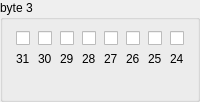
        <widget class="QGroupBox" name="grpByte3">
         <property name="title">
          <string>byte 3</string>
         </property>
         <layout class="QGridLayout" name="gridLayout_28">
          <item row="0" column="2">
           <layout class="QGridLayout" name="gridLayout_31">
            <item row="0" column="0">
             <widget class="QCheckBox" name="chkByte3_29">
              <property name="sizePolicy">
               <sizepolicy hsizetype="Fixed" vsizetype="Fixed">
                <horstretch>0</horstretch>
                <verstretch>0</verstretch>
               </sizepolicy>
              </property>
              <property name="text">
               <string/>
              </property>
             </widget>
            </item>
            <item row="1" column="0">
             <widget class="QLabel" name="label_28">
              <property name="sizePolicy">
               <sizepolicy hsizetype="Fixed" vsizetype="Fixed">
                <horstretch>0</horstretch>
                <verstretch>0</verstretch>
               </sizepolicy>
              </property>
              <property name="text">
               <string>29</string>
              </property>
             </widget>
            </item>
           </layout>
          </item>
          <item row="0" column="3">
           <layout class="QGridLayout" name="gridLayout_32">
            <item row="0" column="0">
             <widget class="QCheckBox" name="chkByte3_28">
              <property name="sizePolicy">
               <sizepolicy hsizetype="Fixed" vsizetype="Fixed">
                <horstretch>0</horstretch>
                <verstretch>0</verstretch>
               </sizepolicy>
              </property>
              <property name="text">
               <string/>
              </property>
             </widget>
            </item>
            <item row="1" column="0">
             <widget class="QLabel" name="label_29">
              <property name="sizePolicy">
               <sizepolicy hsizetype="Fixed" vsizetype="Fixed">
                <horstretch>0</horstretch>
                <verstretch>0</verstretch>
               </sizepolicy>
              </property>
              <property name="text">
               <string>28</string>
              </property>
             </widget>
            </item>
           </layout>
          </item>
          <item row="0" column="4">
           <layout class="QGridLayout" name="gridLayout_33">
            <item row="0" column="0">
             <widget class="QCheckBox" name="chkByte3_27">
              <property name="sizePolicy">
               <sizepolicy hsizetype="Fixed" vsizetype="Fixed">
                <horstretch>0</horstretch>
                <verstretch>0</verstretch>
               </sizepolicy>
              </property>
              <property name="text">
               <string/>
              </property>
             </widget>
            </item>
            <item row="1" column="0">
             <widget class="QLabel" name="label_30">
              <property name="sizePolicy">
               <sizepolicy hsizetype="Fixed" vsizetype="Fixed">
                <horstretch>0</horstretch>
                <verstretch>0</verstretch>
               </sizepolicy>
              </property>
              <property name="text">
               <string>27</string>
              </property>
             </widget>
            </item>
           </layout>
          </item>
          <item row="0" column="5">
           <layout class="QGridLayout" name="gridLayout_34">
            <item row="0" column="0">
             <widget class="QCheckBox" name="chkByte3_26">
              <property name="sizePolicy">
               <sizepolicy hsizetype="Fixed" vsizetype="Fixed">
                <horstretch>0</horstretch>
                <verstretch>0</verstretch>
               </sizepolicy>
              </property>
              <property name="text">
               <string/>
              </property>
             </widget>
            </item>
            <item row="1" column="0">
             <widget class="QLabel" name="label_31">
              <property name="sizePolicy">
               <sizepolicy hsizetype="Fixed" vsizetype="Fixed">
                <horstretch>0</horstretch>
                <verstretch>0</verstretch>
               </sizepolicy>
              </property>
              <property name="text">
               <string>26</string>
              </property>
             </widget>
            </item>
           </layout>
          </item>
          <item row="0" column="6">
           <layout class="QGridLayout" name="gridLayout_35">
            <item row="0" column="0">
             <widget class="QCheckBox" name="chkByte3_25">
              <property name="sizePolicy">
               <sizepolicy hsizetype="Fixed" vsizetype="Fixed">
                <horstretch>0</horstretch>
                <verstretch>0</verstretch>
               </sizepolicy>
              </property>
              <property name="text">
               <string/>
              </property>
             </widget>
            </item>
            <item row="1" column="0">
             <widget class="QLabel" name="label_32">
              <property name="sizePolicy">
               <sizepolicy hsizetype="Fixed" vsizetype="Fixed">
                <horstretch>0</horstretch>
                <verstretch>0</verstretch>
               </sizepolicy>
              </property>
              <property name="text">
               <string>25</string>
              </property>
             </widget>
            </item>
           </layout>
          </item>
          <item row="0" column="7">
           <layout class="QGridLayout" name="gridLayout_36">
            <item row="0" column="0">
             <widget class="QCheckBox" name="chkByte3_24">
              <property name="sizePolicy">
               <sizepolicy hsizetype="Fixed" vsizetype="Fixed">
                <horstretch>0</horstretch>
                <verstretch>0</verstretch>
               </sizepolicy>
              </property>
              <property name="text">
               <string/>
              </property>
             </widget>
            </item>
            <item row="1" column="0">
             <widget class="QLabel" name="label_33">
              <property name="sizePolicy">
               <sizepolicy hsizetype="Fixed" vsizetype="Fixed">
                <horstretch>0</horstretch>
                <verstretch>0</verstretch>
               </sizepolicy>
              </property>
              <property name="text">
               <string>24</string>
              </property>
             </widget>
            </item>
           </layout>
          </item>
          <item row="0" column="0">
           <layout class="QGridLayout" name="gridLayout_29">
            <item row="0" column="0">
             <widget class="QCheckBox" name="chkByte3_31">
              <property name="sizePolicy">
               <sizepolicy hsizetype="Fixed" vsizetype="Fixed">
                <horstretch>0</horstretch>
                <verstretch>0</verstretch>
               </sizepolicy>
              </property>
              <property name="text">
               <string/>
              </property>
             </widget>
            </item>
            <item row="1" column="0">
             <widget class="QLabel" name="label_26">
              <property name="sizePolicy">
               <sizepolicy hsizetype="Fixed" vsizetype="Fixed">
                <horstretch>0</horstretch>
                <verstretch>0</verstretch>
               </sizepolicy>
              </property>
              <property name="text">
               <string>31</string>
              </property>
             </widget>
            </item>
           </layout>
          </item>
          <item row="0" column="1">
           <layout class="QGridLayout" name="gridLayout_30">
            <item row="0" column="0">
             <widget class="QCheckBox" name="chkByte3_30">
              <property name="sizePolicy">
               <sizepolicy hsizetype="Fixed" vsizetype="Fixed">
                <horstretch>0</horstretch>
                <verstretch>0</verstretch>
               </sizepolicy>
              </property>
              <property name="text">
               <string/>
              </property>
             </widget>
            </item>
            <item row="1" column="0">
             <widget class="QLabel" name="label_27">
              <property name="sizePolicy">
               <sizepolicy hsizetype="Fixed" vsizetype="Fixed">
                <horstretch>0</horstretch>
                <verstretch>0</verstretch>
               </sizepolicy>
              </property>
              <property name="text">
               <string>30</string>
              </property>
             </widget>
            </item>
           </layout>
          </item>
          <item row="2" column="4" colspan="4">
           <widget class="BMQSpinBox" name="spnByte3_HexRight" native="true">
            <property name="sizePolicy">
             <sizepolicy hsizetype="Minimum" vsizetype="Fixed">
              <horstretch>0</horstretch>
              <verstretch>0</verstretch>
             </sizepolicy>
            </property>
            <property name="minimumSize">
             <size>
              <width>20</width>
              <height>16</height>
             </size>
            </property>
            <property name="focusPolicy">
             <enum>Qt::WheelFocus</enum>
            </property>
           </widget>
          </item>
          <item row="2" column="0" colspan="4">
           <widget class="BMQSpinBox" name="spnByte3_HexLeft" native="true">
            <property name="sizePolicy">
             <sizepolicy hsizetype="Minimum" vsizetype="Fixed">
              <horstretch>0</horstretch>
              <verstretch>0</verstretch>
             </sizepolicy>
            </property>
            <property name="minimumSize">
             <size>
              <width>20</width>
              <height>16</height>
             </size>
            </property>
            <property name="focusPolicy">
             <enum>Qt::WheelFocus</enum>
            </property>
           </widget>
          </item>
         </layout>
        </widget>
